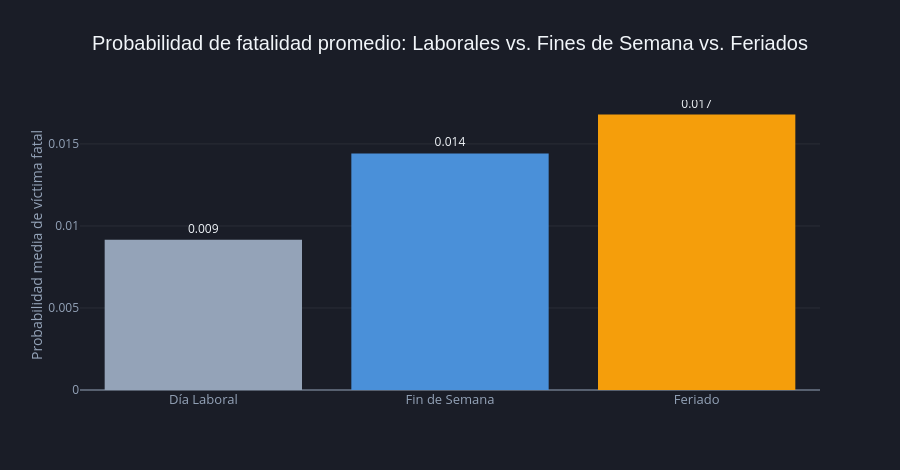

Write notebook code for a chart like this one.
### Markdown cell above
**Análisis de Fatalidad por Día de la Semana**

Este gráfico analiza la probabilidad media de fatalidad estimada por el modelo, segmentando el comportamiento entre Días Laborales (Lunes a Viernes, en gris) y Fin de Semana (Sábado y Domingo, en azul).

**Comportamiento en Días Laborales (Lun a Vie):** El riesgo se mantiene en un piso relativamente estable y bajo, oscilando en una banda estrecha entre 0.008 (el mínimo, registrado los miércoles) y 0.011 (el pico de la semana laboral, registrado los jueves).

**Incremento el Fin de Semana (Sáb y Dom):** Se observa un salto marcado en la probabilidad a partir del sábado (0.014), alcanzando el máximo histórico de la serie los domingos con 0.015. Esto representa casi el doble del riesgo estimado para un día miércoles.

**Conclusión de los Datos**

Los datos confirman que el factor calendario introduce una variación sistemática en el riesgo. El marcado aumento concentrado en los días sábado y domingo valida estadísticamente por qué las variables de "fin de semana" ganaron peso dentro de las decisiones del Random Forest (como vimos en el gráfico de Importancia de Variables). Este patrón es clave para entender que el comportamiento del tránsito cambia de forma crítica durante los días de descanso.

### Code cell
# ── Gráfico 5B: Comparación Macrocategorías (Feriados Incluidos) ──────────────

# 1. Creamos una clasificación real sin pisarse
df_final['Categoría_Día'] = 'Día Laboral'
df_final.loc[df_final['es_fin_de_semana'] == 1, 'Categoría_Día'] = 'Fin de Semana'
df_final.loc[df_final['es_feriado'] == 1, 'Categoría_Día'] = 'Feriado' # El feriado manda si cae finde

# 2. Agrupamos por la nueva clasificación macro
df_macro = df_final.groupby('Categoría_Día')['probabilidad_fatalidad'].mean().reset_index()

# Ordenamos las barras de forma lógica para la vista
orden_macro = {'Día Laboral': 0, 'Fin de Semana': 1, 'Feriado': 2}
df_macro['orden'] = df_macro['Categoría_Día'].map(orden_macro)
df_macro = df_macro.sort_values('orden')

# 3. Creamos el gráfico con Plotly Express
fig_macro = px.bar(
    df_macro,
    x='Categoría_Día',
    y='probabilidad_fatalidad',
    color='Categoría_Día',
    title='Probabilidad de fatalidad promedio: Laborales vs. Fines de Semana vs. Feriados',
    labels={'probabilidad_fatalidad': 'Probabilidad media', 'Categoría_Día': ''},
    # Nueva paleta oscura: Gris para laboral, Azul vibrante para finde, Ámbar para feriado
    color_discrete_map={'Día Laboral': '#94A3B8', 'Fin de Semana': '#4A90D9', 'Feriado': '#F59E0B'},
    text_auto='.3f'
)

# 4. DISEÑO UNIFICADO OSCURO
fig_macro.update_layout(
    template=None,
    paper_bgcolor='#1A1D27',
    plot_bgcolor='#1A1D27',
    title_font_size=20,
    title_font_family='Arial',
    font_color='#F1F5F9',
    height=470,
    width=900,
    showlegend=False # No hace falta leyenda porque el nombre está abajo de cada barra
)

# 5. Ajustes de legibilidad para ejes y grillas tenues
fig_macro.update_xaxes(
    color='#94A3B8',
    tickfont=dict(size=13, color='#94A3B8')
)
fig_macro.update_yaxes(
    title_text='Probabilidad media de víctima fatal',
    showgrid=True, 
    gridcolor='rgba(255,255,255,0.07)', 
    color='#94A3B8',
    tickfont=dict(color='#94A3B8')
)

# Forzamos que los números de arriba de las barras sean claros
fig_macro.update_traces(
    textposition='outside', 
    textfont_size=12, 
    textfont=dict(color='#F1F5F9')
)

fig_macro.show()

### Figure 1 — Plotly figure (JSON) as saved in the notebook; plotly's stock layout.template omitted (floating-point values rounded to 4 significant figures)
{"data": [{"hovertemplate": "=%{x}<br>Probabilidad media=%{y}<extra></extra>", "legendgroup": "Día Laboral", "marker": {"color": "#94A3B8", "pattern": {"shape": ""}}, "name": "Día Laboral", "orientation": "v", "showlegend": true, "textfont": {"color": "#F1F5F9", "size": 12}, "textposition": "outside", "texttemplate": "%{y:.3f}", "type": "bar", "x": ["Día Laboral"], "xaxis": "x", "y": [0.009166], "yaxis": "y"}, {"hovertemplate": "=%{x}<br>Probabilidad media=%{y}<extra></extra>", "legendgroup": "Fin de Semana", "marker": {"color": "#4A90D9", "pattern": {"shape": ""}}, "name": "Fin de Semana", "orientation": "v", "showlegend": true, "textfont": {"color": "#F1F5F9", "size": 12}, "textposition": "outside", "texttemplate": "%{y:.3f}", "type": "bar", "x": ["Fin de Semana"], "xaxis": "x", "y": [0.01442], "yaxis": "y"}, {"hovertemplate": "=%{x}<br>Probabilidad media=%{y}<extra></extra>", "legendgroup": "Feriado", "marker": {"color": "#F59E0B", "pattern": {"shape": ""}}, "name": "Feriado", "orientation": "v", "showlegend": true, "textfont": {"color": "#F1F5F9", "size": 12}, "textposition": "outside", "texttemplate": "%{y:.3f}", "type": "bar", "x": ["Feriado"], "xaxis": "x", "y": [0.0168], "yaxis": "y"}], "layout": {"barmode": "relative", "font": {"color": "#F1F5F9"}, "height": 470, "legend": {"title": {"text": ""}, "tracegroupgap": 0}, "paper_bgcolor": "#1A1D27", "plot_bgcolor": "#1A1D27", "showlegend": false, "title": {"font": {"family": "Arial", "size": 20}, "text": "Probabilidad de fatalidad promedio: Laborales vs. Fines de Semana vs. Feriados"}, "width": 900, "xaxis": {"anchor": "y", "categoryarray": ["Día Laboral", "Fin de Semana", "Feriado"], "categoryorder": "array", "color": "#94A3B8", "domain": [0, 1], "tickfont": {"color": "#94A3B8", "size": 13}, "title": {"text": ""}}, "yaxis": {"anchor": "x", "color": "#94A3B8", "domain": [0, 1], "gridcolor": "rgba(255,255,255,0.07)", "showgrid": true, "tickfont": {"color": "#94A3B8"}, "title": {"text": "Probabilidad media de víctima fatal"}}}}
